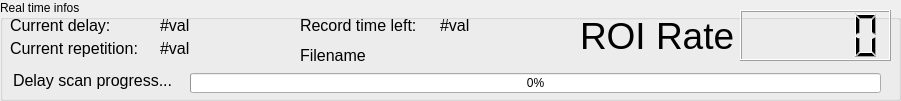
   <widget class="QGroupBox" name="groupBox">
    <property name="geometry">
     <rect>
      <x>420</x>
      <y>740</y>
      <width>901</width>
      <height>101</height>
     </rect>
    </property>
    <property name="title">
     <string>Real time infos</string>
    </property>
    <widget class="QLabel" name="ROIRate_label">
     <property name="geometry">
      <rect>
       <x>580</x>
       <y>10</y>
       <width>161</width>
       <height>51</height>
      </rect>
     </property>
     <property name="font">
      <font>
       <pointsize>28</pointsize>
      </font>
     </property>
     <property name="text">
      <string>ROI Rate</string>
     </property>
    </widget>
    <widget class="QLCDNumber" name="ROIRate_button">
     <property name="geometry">
      <rect>
       <x>740</x>
       <y>10</y>
       <width>151</width>
       <height>51</height>
      </rect>
     </property>
    </widget>
    <widget class="QLabel" name="CurrentDelay_label">
     <property name="geometry">
      <rect>
       <x>10</x>
       <y>0</y>
       <width>221</width>
       <height>51</height>
      </rect>
     </property>
     <property name="font">
      <font>
       <pointsize>12</pointsize>
      </font>
     </property>
     <property name="text">
      <string>Current delay:</string>
     </property>
    </widget>
    <widget class="QLabel" name="CurrentDelay_val">
     <property name="geometry">
      <rect>
       <x>160</x>
       <y>0</y>
       <width>141</width>
       <height>51</height>
      </rect>
     </property>
     <property name="font">
      <font>
       <pointsize>12</pointsize>
      </font>
     </property>
     <property name="text">
      <string>#val</string>
     </property>
    </widget>
    <widget class="QLabel" name="CurrentRep_label">
     <property name="geometry">
      <rect>
       <x>10</x>
       <y>23</y>
       <width>221</width>
       <height>51</height>
      </rect>
     </property>
     <property name="font">
      <font>
       <pointsize>12</pointsize>
      </font>
     </property>
     <property name="text">
      <string>Current repetition:</string>
     </property>
    </widget>
    <widget class="QLabel" name="CurrentRep_val">
     <property name="geometry">
      <rect>
       <x>160</x>
       <y>23</y>
       <width>141</width>
       <height>51</height>
      </rect>
     </property>
     <property name="font">
      <font>
       <pointsize>12</pointsize>
      </font>
     </property>
     <property name="text">
      <string>#val</string>
     </property>
    </widget>
    <widget class="QProgressBar" name="ProgressBar_button">
     <property name="enabled">
      <bool>true</bool>
     </property>
     <property name="geometry">
      <rect>
       <x>190</x>
       <y>73</y>
       <width>691</width>
       <height>20</height>
      </rect>
     </property>
     <property name="value">
      <number>0</number>
     </property>
    </widget>
    <widget class="QLabel" name="CurrentDelay_label_2">
     <property name="geometry">
      <rect>
       <x>13</x>
       <y>55</y>
       <width>161</width>
       <height>51</height>
      </rect>
     </property>
     <property name="font">
      <font>
       <pointsize>12</pointsize>
      </font>
     </property>
     <property name="text">
      <string>Delay scan progress...</string>
     </property>
    </widget>
    <widget class="QLabel" name="RecTime_label">
     <property name="geometry">
      <rect>
       <x>300</x>
       <y>0</y>
       <width>221</width>
       <height>51</height>
      </rect>
     </property>
     <property name="font">
      <font>
       <pointsize>12</pointsize>
      </font>
     </property>
     <property name="text">
      <string>Record time left:</string>
     </property>
    </widget>
    <widget class="QLabel" name="RecTime_val">
     <property name="geometry">
      <rect>
       <x>440</x>
       <y>0</y>
       <width>161</width>
       <height>51</height>
      </rect>
     </property>
     <property name="font">
      <font>
       <pointsize>12</pointsize>
      </font>
     </property>
     <property name="text">
      <string>#val</string>
     </property>
    </widget>
    <widget class="QLabel" name="Filename_val">
     <property name="geometry">
      <rect>
       <x>300</x>
       <y>30</y>
       <width>221</width>
       <height>51</height>
      </rect>
     </property>
     <property name="font">
      <font>
       <pointsize>12</pointsize>
      </font>
     </property>
     <property name="text">
      <string>Filename</string>
     </property>
    </widget>
   </widget>
